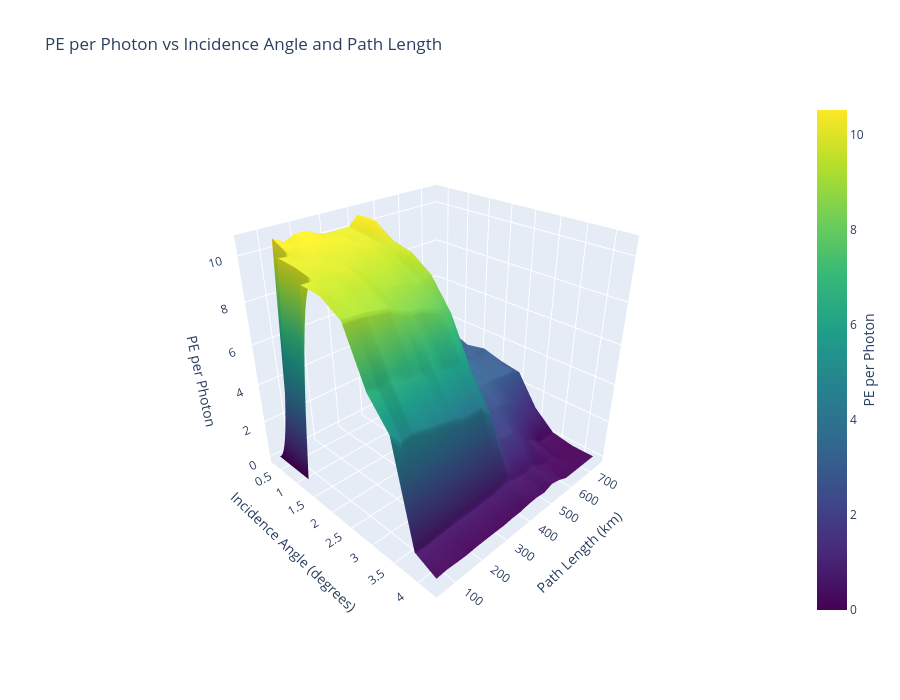

Here is the notebook cell this chart was saved with:
### Code cell
N_I = 10
N_S = 20
I_bins = np.linspace(min(Incidence), max(Incidence), N_I + 1)
Slant_bins = np.linspace(min(Slant), max(Slant), N_S + 1)

PE_per_photon = Total_PE / photon_count
PE_per_photon = np.nan_to_num(PE_per_photon, nan=1)

# Build 2D grid
pe_grid = np.zeros((len(Slant_bins)-1, len(I_bins)-1))

for i in range(len(I_bins)-1):
    for j in range(len(Slant_bins)-1):
        mask = (
            (Incidence >= I_bins[i]) & (Incidence < I_bins[i+1]) &
            (Slant >= Slant_bins[j]) & (Slant < Slant_bins[j+1])
        )
        if np.sum(mask) > 0:
            pe_grid[j, i] = np.mean(PE_per_photon[mask])

# Bin centers
I_centers = 0.5 * (I_bins[:-1] + I_bins[1:])
S_centers = 0.5 * (Slant_bins[:-1] + Slant_bins[1:])

I_mesh, S_mesh = np.meshgrid(I_centers, S_centers)

# Use linear scale — just fill nans with 0
pe_grid_filled = np.nan_to_num(pe_grid, nan=0)

print("pe_grid min/max:", np.nanmin(pe_grid_filled), np.nanmax(pe_grid_filled))

fig = go.Figure(data=[go.Surface(
    x=I_mesh,
    y=S_mesh,
    z=pe_grid_filled,
    surfacecolor=pe_grid_filled,
    colorscale='Viridis',
    connectgaps=True,
    colorbar=dict(
        title=dict(
            text='PE per Photon',
            side='right'
        )
    ),
    hovertemplate=(
        'Incidence Angle: %{x:.2f}°<br>'
        'Path Length (km): %{y:.2f}<br>'
        'PE per Photon: %{z:.4f}<br>'
        '<extra></extra>'
    )
)])

fig.update_layout(
    title='PE per Photon vs Incidence Angle and Path Length',
    scene=dict(
        xaxis=dict(title='Incidence Angle (degrees)'),
        yaxis=dict(title='Path Length (km)'),
        zaxis=dict(title='PE per Photon'),
        camera=dict(
            eye=dict(x=1.5, y=-1.5, z=1.2)
        )
    ),
    width=900,
    height=700,
)

fig.show()
fig.write_html("/uufs/chpc.utah.edu/common/home/u1520754/Muon_Trinity/plot/pe_per_photon_surface.html")

### Figure 1 — Plotly figure (JSON) as saved in the notebook; plotly's stock layout.template omitted (floating-point values rounded to 4 significant figures; data arrays with more than 128 entries replaced by an {"elided": "..."} marker saying what was removed)
{"data": [{"colorbar": {"title": {"side": "right", "text": "PE per Photon"}}, "colorscale": [[0, "#440154"], [0.1111, "#482878"], [0.2222, "#3e4989"], [0.3333, "#31688e"], [0.4444, "#26828e"], [0.5556, "#1f9e89"], [0.6667, "#35b779"], [0.7778, "#6ece58"], [0.8889, "#b5de2b"], [1, "#fde725"]], "connectgaps": true, "hovertemplate": "Incidence Angle: %{x:.2f}°<br>Path Length (km): %{y:.2f}<br>PE per Photon: %{z:.4f}<br><extra></extra>", "surfacecolor": {"elided": "20x10 float values"}, "type": "surface", "x": {"elided": "20x10 float values"}, "y": {"elided": "20x10 float values"}, "z": {"elided": "20x10 float values"}}], "layout": {"height": 700, "scene": {"camera": {"eye": {"x": 1.5, "y": -1.5, "z": 1.2}}, "xaxis": {"title": {"text": "Incidence Angle (degrees)"}}, "yaxis": {"title": {"text": "Path Length (km)"}}, "zaxis": {"title": {"text": "PE per Photon"}}}, "title": {"text": "PE per Photon vs Incidence Angle and Path Length"}, "width": 900}}
